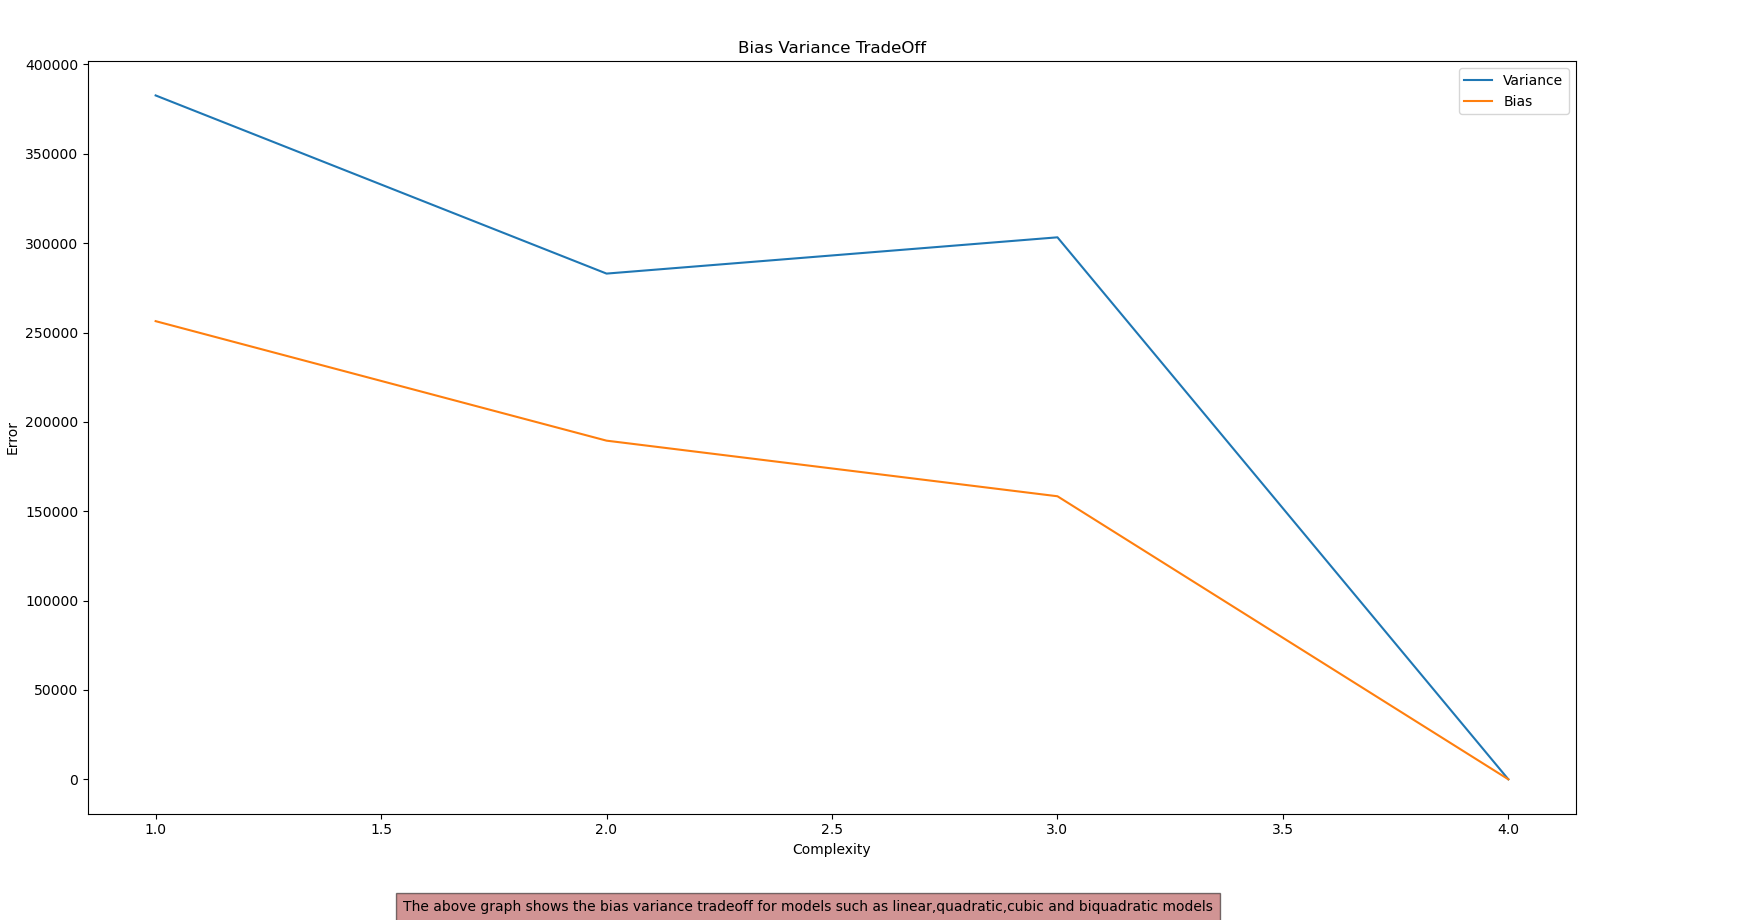

This figure's Python source:
# Import necessary modules or libraries

import numpy as np
import matplotlib.pyplot as plt

# Initialize the lists

x=[[1]*101,[],[],[],[]]
x1 =[]
Y=[]

# Generate x values from -5 to 5 with a step size of 0.1 and calculate y values

for i in range(-50,51):
    i=i/10
    x1.append(i)
    x[1].append(i)
    x[2].append(i**2)
    x[3].append(i**3)
    x[4].append(i**4)
    n=np.random.normal(0,3)
    fx=((2*(i**4))-(3*(i**3))+(7*(i**2))-(23*i)+8+n)
    Y.append(fx)

# Transpose the 'X' and 'Y' list to prepare it for matrix operations

X=np.transpose(x)
Y=np.transpose(Y)

# Calculate the coefficients 'b' using linear regression formula

b=np.matmul(np.linalg.inv(np.matmul(np.transpose(X),X)),np.matmul(np.transpose(X),Y))

# Initialize list for store the output of different models

y1=[]
y2=[]
y3=[]
y4=[]

# Calculating Values

for i in x1:
    f1=b[0] + b[1]*i # Linear
    y1.append(f1)
    f2 = b[0] + b[1]*i + b[2] * (i**2) # Quadratic
    y2.append(f2)
    f3= b[0] + b[1]*i + b[2] * (i**2)  + b[3]*(i**3) # Cubic
    y3.append(f3)
    f4= b[0] + b[1]*i + b[2] * (i**2)  + b[3]*(i**3) + b[4]*(i**4) # Biquadratic
    y4.append(f4)

# Function that defines lagrange interpolation

def lagrangeInterpolation(x, y, xInterp):
    n = len(x)
    m = len(xInterp)
    yInterp = np.zeros(m)
    
    for j in range(m):
        p = 0
        for i in range(n):
            L = 1
            for k in range(n):
                if k != i:
                    L *= (xInterp[j] - x[k]) / (x[i] - x[k])
            p += y[i] * L
        yInterp[j] = p
    return yInterp
yInte=lagrangeInterpolation(x1,Y,x1)

# Plot the different models

plt.figure(figsize=(8, 4))
plt.plot(x1,y1,label="linear")
plt.plot(x1,y2,label="quadratic")
plt.plot(x1,y3,label="cubic")
plt.plot(x1,y4,label="biquadratic")
plt.plot(x1,yInte,marker='^',label="lagrange")
plt.xlabel('X')
plt.ylabel('Y=F(X)')
plt.title("Different models and its plot")
plt.figtext(0.5, 0.01, "This graph shows plot of biquadratic polynomial and 101 x values in the range(-5,5) and generated y values for different models such as linear,quadratic,cubic and lagrange", ha="center", fontsize=10, bbox={"facecolor":"brown", "alpha":0.5, "pad":5})
plt.legend()

# shuffle the data and get 80% training and 20% testing Data

x2=x1
np.random.shuffle(x2)

# Training input
X1=x1[:81]
# Testing input
X2=x1[81:]
#Actual Training output
y1=[]
#Actual Testing output
y2=[]
for i in X1:
    n=np.random.normal(0,3)
    fx=((2*(i**4))-(3*(i**3))+(7*(i**2))-(23*i)+8+n)
    y1.append(fx)
for i in X2:
    n=np.random.normal(0,3)
    fx=((2*(i**4))-(3*(i**3))+(7*(i**2))-(23*i)+8+n)
    y2.append(fx)

# Calculate Predicted Training data Output for Different model

y1_train=[]
y2_train=[]
y3_train=[]
y4_train=[]
for i in X1:
    f1=b[0] + b[1]*i
    y1_train.append(f1)
    f2 = b[0] + b[1]*i + b[2] * (i**2)
    y2_train.append(f2)
    f3= b[0] + b[1]*i + b[2] * (i**2)  + b[3]*(i**3)
    y3_train.append(f3)
    f4= b[0] + b[1]*i + b[2] * (i**2)  + b[3]*(i**3) + b[4]*(i**4)
    y4_train.append(f4)

# Calculate Training error for different model

e1train=[]
e2train=[]
e3train=[]
e4train=[]

# Define model complexity
com=[1,2,3,4]

#Calculating MSE for Training data
for i in range(81):
    e1train.append((y1_train[i]-y1[i])**2)
    e2train.append((y2_train[i]-y1[i])**2)
    e3train.append((y3_train[i]-y1[i])**2)
    e4train.append((y4_train[i]-y1[i])**2)

# Store average Training error for particular model and store in list
Etrain=[]
Etrain.append(np.mean(e1train))
Etrain.append(np.mean(e2train))
Etrain.append(np.mean(e3train))
Etrain.append(np.mean(e4train))

# declare list to store Testing data output for different model
ytest1=[]
ytest2=[]
ytest3=[]
ytest4=[]

# Calculate Testing error for different model
e1test=[]
e2test=[]
e3test=[]
e4test=[]
Etest=[]

# Calculate Predicted Testing data Output for Different model
for i in X2:
    f1=b[0] + b[1]*i
    ytest1.append(f1)
    f2 = b[0] + b[1]*i + b[2] * (i**2)
    ytest2.append(f2)
    f3= b[0] + b[1]*i + b[2] * (i**2)  + b[3]*(i**3)
    ytest3.append(f3)
    f4= b[0] + b[1]*i + b[2] * (i**2)  + b[3]*(i**3) + b[4]*(i**4)
    ytest4.append(f4)

#Calculating MSE for Testing data
for i in range(len(ytest1)):
    e1test.append((ytest1[i]-y2[i])**2)
    e2test.append((ytest2[i]-y2[i])**2)
    e3test.append((ytest3[i]-y2[i])**2)
    e4test.append((ytest4[i]-y2[i])**2)

# Store average Testing error for particular model and store in list
Etest.append(np.mean(e1test))
Etest.append(np.mean(e2test))
Etest.append(np.mean(e3test))
Etest.append(np.mean(e4test))

# plot the bias-variance trade-off graph
plt.figure(figsize=(8, 4))
plt.plot(com,Etest,label="Variance")
plt.plot(com,Etrain,label="Bias")
plt.xlabel('Complexity')
plt.ylabel('Error')
plt.title("Bias Variance TradeOff")
plt.figtext(0.5, 0.01, "The above graph shows the bias variance tradeoff for models such as linear,quadratic,cubic and biquadratic models", ha="center", fontsize=10, bbox={"facecolor":"brown", "alpha":0.5, "pad":5})
plt.legend()
plt.show()
